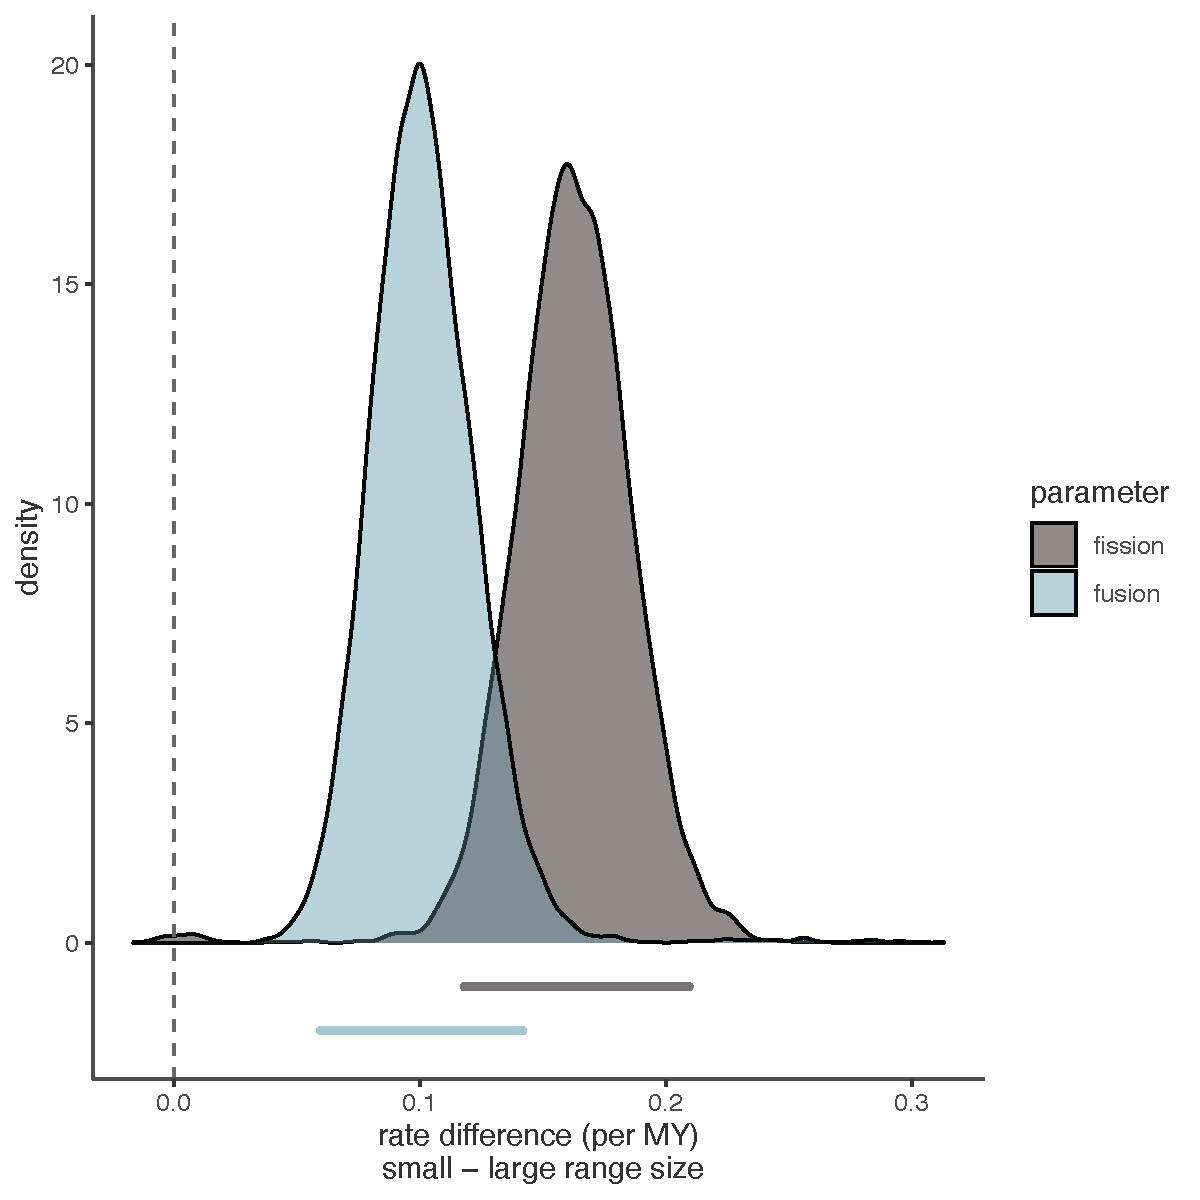

The script that drew this image:
# Heath Blackmon
# 10 November
# This code makes the figure for the analysis of chromosome number in
# carnivores
library(coda)
library(ggplot2)
library(ggpubr)
library(viridis)
# this sets up a theme for ggplot
ggtheme <- theme_bw() + theme(panel.grid.major = element_blank(),
                              panel.grid.minor = element_blank(),
                              panel.background = element_blank(),
                              panel.border=element_blank(),
                              axis.line = element_line(colour="grey30"),
                              axis.title = element_text(colour="grey20"),
                              axis.text = (element_text(colour="grey30")),
                              legend.title = element_text(colour="grey20"),
                              legend.text = element_text(colour="grey30"))

#read in chromplus data
dat <- read.csv("../results/carn.med.hb.csv")
#format data in long format
longdat <- data.frame(c(dat$asc2-dat$asc1,
                        dat$desc2-dat$desc1),
                      rep(c("fission","fusion"), each=10000))
#assign column names based on the new format
colnames(longdat) <- c("rate","type")
#store data in a different data structure with a better name
dat <- longdat
#remove old data structure to clean environment
rm(longdat)
#calculate the highest posterior density internvals for each rate
hpd <- data.frame(X = c(HPDinterval(as.mcmc(dat$rate[dat$type=="fission"]))[1,],
                        HPDinterval(as.mcmc(dat$rate[dat$type=="fusion"]))[1,]),
                   Y = c(-1, -1, -2, -2),
                   types = rep(c("fission", "fusion"), each = 2))

#plot the rates along with the HPD for fission and fusion
ggplot(dat, aes(x=rate)) +
  geom_density(aes(fill=as.factor(type),y=..density..),
               stat="density", position="identity", alpha=0.35) +
  geom_line(data=hpd, aes(x=X, y=Y, color=types),
            alpha=0.45, size=1.4, lineend="round") +
  geom_vline(xintercept=0, linetype="dashed", color="grey40") +
  scale_fill_viridis_d(option="G", end=.6)+
  scale_color_viridis_d(option="G", end=.6)+
  guides(fill=guide_legend(title="parameter"),
         color="none") +
  xlab("rate difference (per MY)\n small - large range size") +
  ggtheme

#save as PDF 6"x6"
